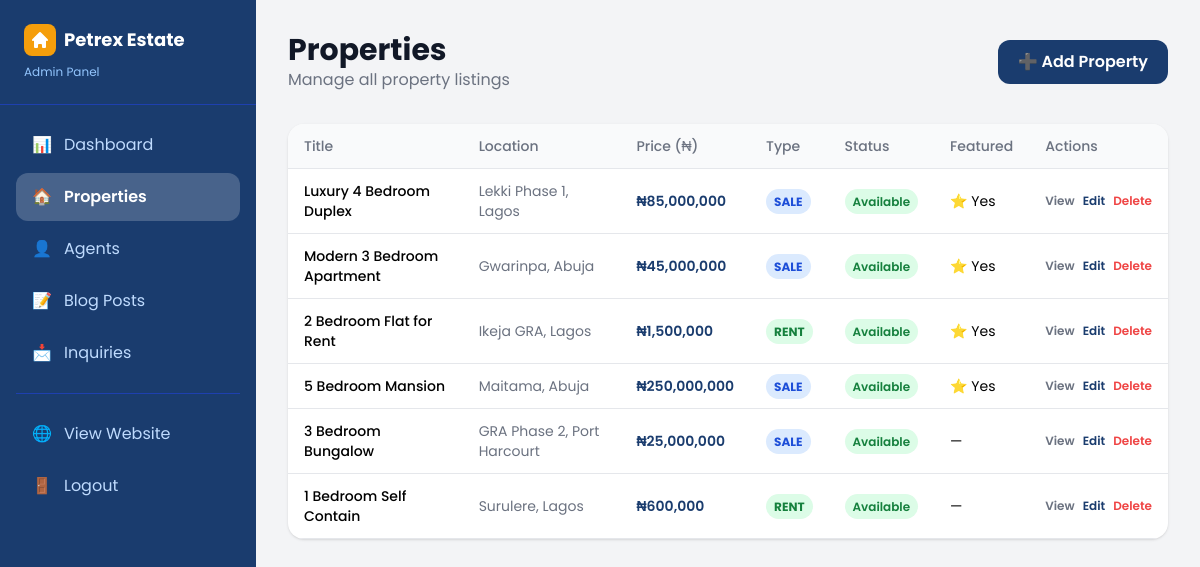
Page /admin/properties/index.php (signed in) on the committed database.
### tables this page shows
CREATE TABLE properties (
  id INT AUTO_INCREMENT PRIMARY KEY,
  title VARCHAR(255) NOT NULL,
  description TEXT,
  price DECIMAL(15,2) NOT NULL,
  location VARCHAR(255) NOT NULL,
  state VARCHAR(100) NOT NULL,
  bedrooms INT DEFAULT 0,
  bathrooms INT DEFAULT 0,
  toilets INT DEFAULT 0,
  size DECIMAL(10,2),
  type ENUM('sale', 'rent') NOT NULL,
  status ENUM('available', 'sold', 'rented') DEFAULT 'available',
  featured TINYINT(1) DEFAULT 0,
  image_url VARCHAR(500),
  agent_id INT,
  created_at TIMESTAMP DEFAULT CURRENT_TIMESTAMP,
  FOREIGN KEY (agent_id) REFERENCES agents(id) ON DELETE SET NULL
);

### admin/properties/index.php (the view, shortened to what this page needs)
<?php
$db = getDB();
$stmt = $db->prepare("SELECT p.*, a.full_name AS agent_name FROM properties p LEFT JOIN agents a ON p.agent_id = a.id ORDER BY p.created_at DESC");
$stmt->execute();
$properties = $stmt->get_result()->fetch_all(MYSQLI_ASSOC);
?>
<!DOCTYPE html>
<html lang="en">
<head>
    <script src="https://cdn.tailwindcss.com"></script>
</head>
<body class="bg-gray-100">
<div class="flex">
    <?php include '../includes/sidebar.php'; ?>
    <main class="flex-1 p-8">
        <div class="flex justify-between items-center mb-8">
            <div>
                <h1 class="text-3xl font-bold text-gray-900">Properties</h1>
                <p class="text-gray-500">Manage all property listings</p>
            </div>
            <a href="/admin/properties/add.php" class="bg-primary text-white px-5 py-2.5 rounded-xl font-semibold hover:bg-blue-900 transition-colors">
                ➕ Add Property
            </a>
        </div>
        <div class="bg-white rounded-2xl shadow overflow-hidden">
            <div class="overflow-x-auto">
                <table class="w-full text-sm">
                    <thead class="bg-gray-50 border-b">
                        <tr>
                            <th class="py-3 px-4 text-left text-gray-500 font-medium">Title</th>
                            <th class="py-3 px-4 text-left text-gray-500 font-medium">Location</th>
                            <th class="py-3 px-4 text-left text-gray-500 font-medium">Price (₦)</th>
                            <th class="py-3 px-4 text-left text-gray-500 font-medium">Type</th>
                            <th class="py-3 px-4 text-left text-gray-500 font-medium">Status</th>
                            <th class="py-3 px-4 text-left text-gray-500 font-medium">Featured</th>
                            <th class="py-3 px-4 text-left text-gray-500 font-medium">Actions</th>
                        </tr>
                    </thead>
                    <tbody>
                        <?php foreach ($properties as $prop): ?>
                        <tr class="border-b hover:bg-gray-50">
                            <td class="py-3 px-4 font-medium"><?php echo htmlspecialchars($prop['title']); ?></td>
                            <td class="py-3 px-4 text-gray-500"><?php echo htmlspecialchars($prop['location']); ?></td>
                            <td class="py-3 px-4 text-primary font-semibold">&#8358;<?php echo number_format($prop['price']); ?></td>
                            <td class="py-3 px-4">
                                <span class="px-2 py-1 rounded-full text-xs font-bold uppercase <?php echo $prop['type'] === 'sale' ? 'bg-blue-100 text-blue-700' : 'bg-green-100 text-green-700'; ?>">
                                    <?php echo htmlspecialchars($prop['type']); ?>
                                </span>
                            </td>
                            <td class="py-3 px-4">
                                <span class="px-2 py-1 rounded-full text-xs font-semibold capitalize
                                    <?php echo $prop['status'] === 'available' ? 'bg-green-100 text-green-700' : 'bg-gray-100 text-gray-600'; ?>">
                                    <?php echo htmlspecialchars($prop['status']); ?>
                                </span>
                            </td>
                            <td class="py-3 px-4">
                                <?php echo $prop['featured'] ? '⭐ Yes' : '—'; ?>
                            </td>
                            <td class="py-3 px-4">
                                <div class="flex gap-2">
                                    <a href="/properties/single.php?id=<?php echo (int)$prop['id']; ?>" target="_blank" class="text-gray-500 hover:text-primary text-xs font-semibold">View</a>
                                    <a href="/admin/properties/edit.php?id=<?php echo (int)$prop['id']; ?>" class="text-primary hover:text-blue-900 text-xs font-semibold">Edit</a>
                                    <a href="?delete=<?php echo (int)$prop['id']; ?>" onclick="return confirm('Delete this property?')" class="text-red-500 hover:text-red-700 text-xs font-semibold">Delete</a>
                                </div>
                            </td>
                        </tr>
                        <?php endforeach; ?>
                    </tbody>
                </table>
            </div>
        </div>
    </main>
</div>
</body>
</html>

### admin/properties/index.php (style rules this page uses)
body { font-family: 'Poppins', sans-serif; }

### rows in the picture
properties: title "Luxury 4 Bedroom Duplex", location "Lekki Phase 1, Lagos", price "85,000,000", type "SALE", status "Available", featured "⭐ Yes"
properties: title "Modern 3 Bedroom Apartment", location "Gwarinpa, Abuja", price "45,000,000", type "SALE", status "Available", featured "⭐ Yes"
properties: title "2 Bedroom Flat for Rent", location "Ikeja GRA, Lagos", price "1,500,000", type "RENT", status "Available", featured "⭐ Yes"
properties: title "5 Bedroom Mansion", location "Maitama, Abuja", price "250,000,000", type "SALE", status "Available", featured "⭐ Yes"
properties: title "3 Bedroom Bungalow", location "GRA Phase 2, Port Harcourt", price "25,000,000", type "SALE", status "Available"
properties: title "1 Bedroom Self Contain", location "Surulere, Lagos", price "600,000", type "RENT", status "Available"

### other values in the picture
$icon "📊 🏠 👤 📝 📩"
$label "Dashboard Properties Agents Blog Posts Inquiries"
